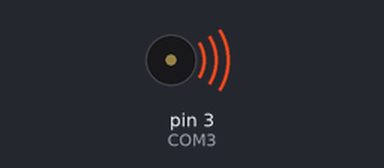
The sketch below on a simulated Arduino Uno, built with avr-gcc and run on an emulated ATmega328P. Shown: buzzer (waves = sounding).

Above: at 0.15 s.
At 5.4 s:
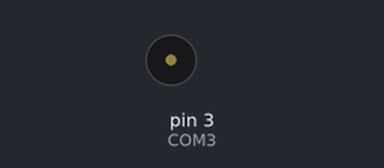
Timing chart, 0 to 6.6 s (numbered marks = the images above):
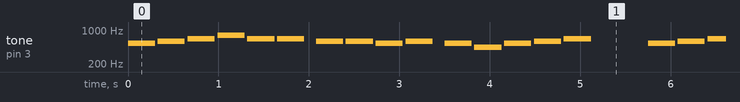

The sketch:

___.ino
```cpp
#define COM3 3

#define LOW1 261
#define LOW2 293
#define LOW3 329
#define LOW4 349
#define LOW5 391
#define LOW6 440
#define LOW7 493

#define MID1 532
#define MID2 587
#define MID3 659
#define MID4 698
#define MID5 783
#define MID6 880
#define MID7 987

void sound(int fre){
  tone(COM3,fre);
  delay(300);
  noTone(COM3);
  delay(30);
}

void setup() {
  // put your setup code here, to run once:
  pinMode(COM3,OUTPUT);
}

void loop() {
  // 小星星
  // sound(LOW1);
  // sound(LOW1);
  // sound(LOW5);
  // sound(LOW5);
  // sound(LOW6);
  // sound(LOW6);
  // sound(LOW5);
  // delay(500);
  // sound(LOW4);
  // sound(LOW4);
  // sound(LOW3);
  // sound(LOW3);
  // sound(LOW2);
  // sound(LOW2);
  // sound(LOW1);
  // delay(500);


  sound(MID1);
  sound(MID2);
  sound(MID3);
  sound(MID5);
  sound(MID3);
  sound(MID3);
  delay(100);
  sound(MID2);
  sound(MID2);
  sound(MID1);
  sound(MID2);
  delay(100);
  sound(MID1);
  sound(LOW6);
  sound(MID1);
  sound(MID2);
  sound(MID3);
  delay(100);

  delay(500);
}
```

Measured:
- by itself, tone on pin 3 (COM3): plays 532 Hz for 0.30 s, 587 Hz for 0.30 s, 659 Hz for 0.30 s, 783 Hz for 0.30 s, 659 Hz for 0.30 s, 659 Hz for 0.30 s … (340 notes in this stretch)
